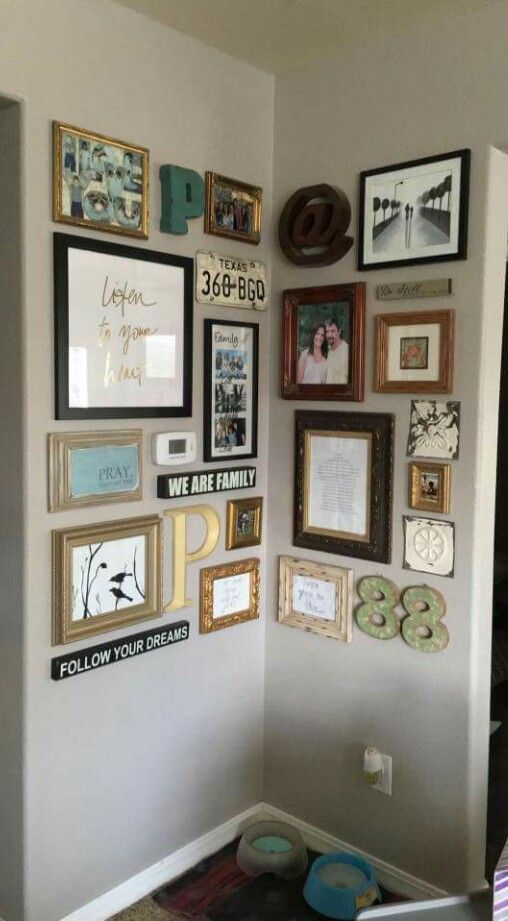
#> input picture wallimage.jpg, 508 x 921 px
$ jupyter execute 'Shi-Tomasi corner detector.ipynb'
#> lines starting #> are read from the running program, lines starting #| are printed output that depends on the picture; after the words box and inside, x2 and y2 are one past the last pixel; in counts of white or black regions, pixels touching at a corner belong together
[cell 1]
## same as the harris corner detector except for the fact that the response function is now R = min(lambda1, lambda2)
## instead of whatever the heck harris suggested

## shi tomasi states that if the lambda (the eigenvalue/s) is more than a certain threshold value, the region is a / has a corner

[cell 2]
import cv2
import numpy as np
import matplotlib.pyplot as plt

[cell 3]
img = cv2.imread("wallimage.jpg")
#> img is the input picture: shape (921, 508, 3); mean B, G, R 120.8, 133.2, 138
img = cv2.cvtColor(img, cv2.COLOR_BGR2GRAY)
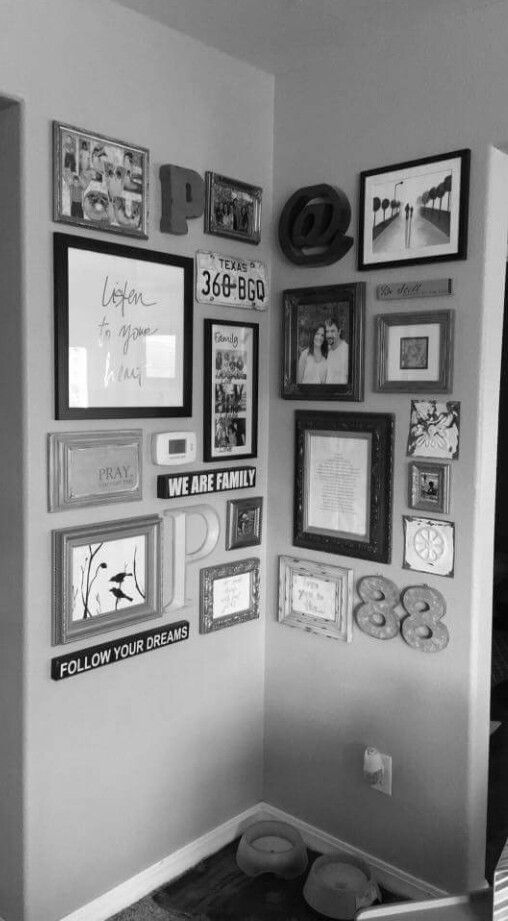
#> img: shape (921, 508); min 0, max 255, mean 133.2
img = img.astype(np.float32)
img = cv2.resize(img, (400, 800))
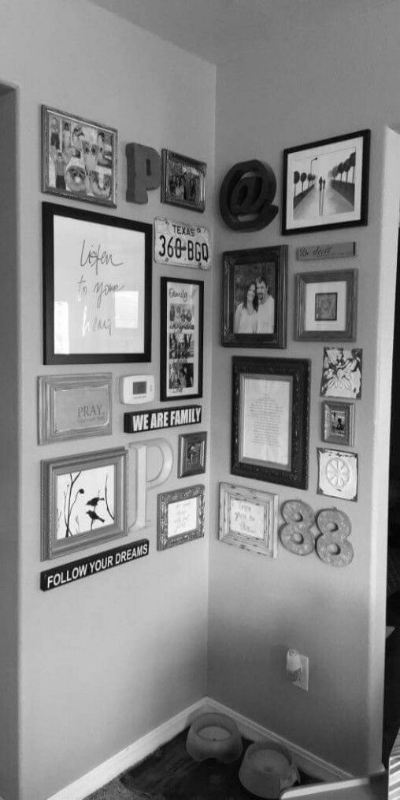
#> img: shape (800, 400) float32; min 2.15, max 255, mean 133.2
# output_img = np.zeros_like(img, dtype=np.float32)
output_img = img.copy()

[cell 4]
img.shape
#> Out = (800, 400)

[cell 5]
plt.imshow(img)

[cell 6]
kernel_dim = 3
l = []
for i in range(kernel_dim//2, img.shape[0]-kernel_dim//2):
    for j in range(kernel_dim//2, img.shape[1]-kernel_dim//2):
        operand_img = img[i-kernel_dim//2:i+kernel_dim//2+1, j-kernel_dim//2: j+kernel_dim//2+1]
        Ix = (operand_img[0, 1] - operand_img[0, 0]) + (operand_img[1, 1] - operand_img[1, 0]) + (operand_img[2, 1] - operand_img[2, 0])
        Iy = (operand_img[1, 0] - operand_img[0, 0]) + (operand_img[1, 1] - operand_img[0, 1]) + (operand_img[1, 2] - operand_img[0, 2])

        M = np.array([[Ix**2, Ix*Iy], [Ix*Iy, Iy**2]])
        eigenvalues = np.linalg.eigvals(M)
        min_eigenvalue = np.min(eigenvalues)
        l.append(min_eigenvalue)
        if min_eigenvalue > .01 * 0.00412136: # this condition is basically 1% of the max eigenvalue; the 1% is called the quality value
            output_img = cv2.circle(output_img, (j, i), 1, (0, 0, 0), -1)
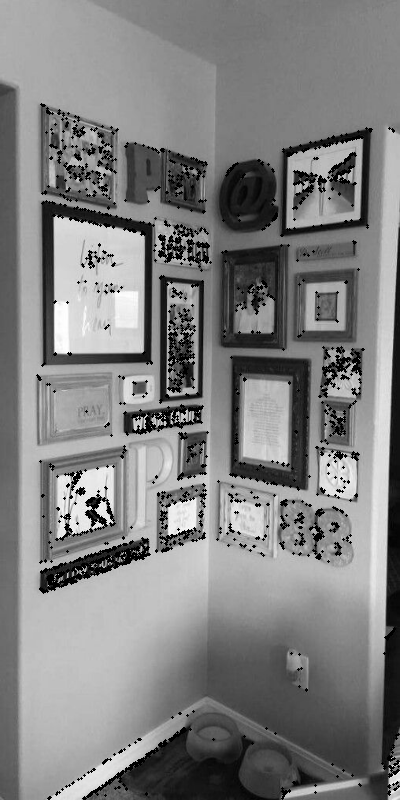
#> output_img: shape (800, 400) float32; 4% of pixels changed, all inside (x1, y1, x2, y2) = (36, 103, 400, 800)
#> after the loop, l = 317604 items

[cell 7]
max(l)
#> Out = 0.00188
